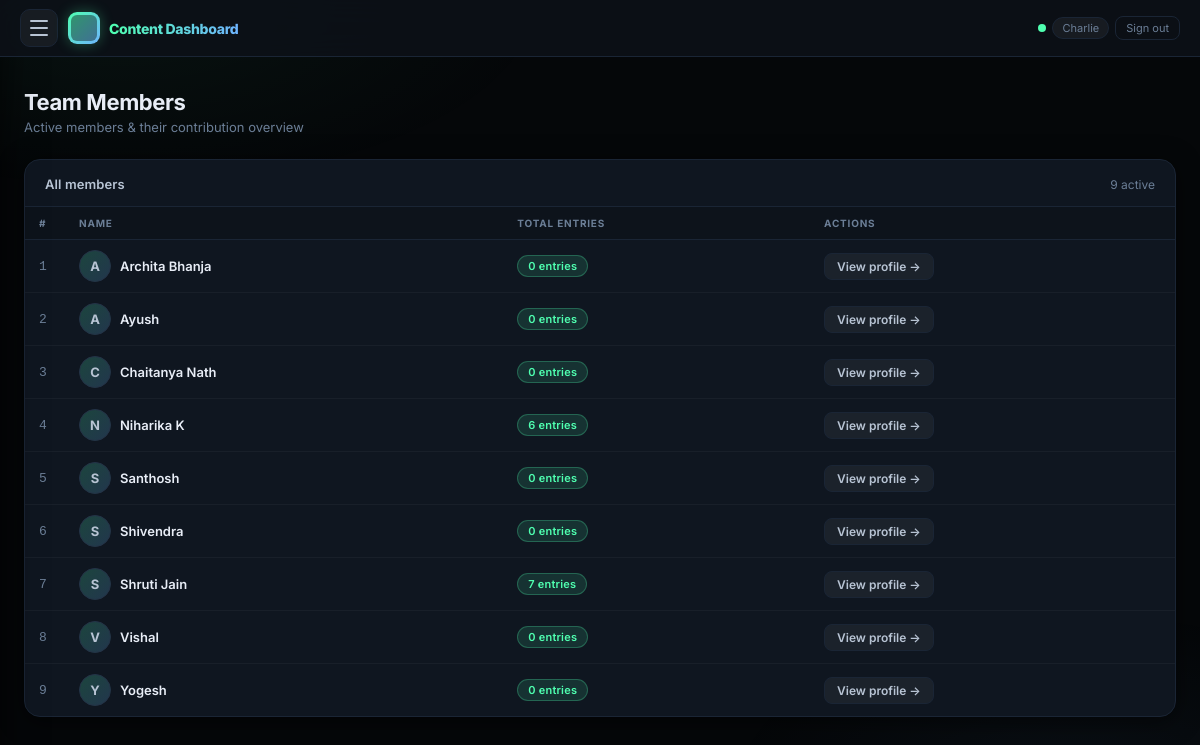
Screenshot of /members/ (signed in) with the database file from the repository.
### tracker/models.py (models this page shows, shortened)
class Member(models.Model):
    ROLE_CHOICES = [
        ('content', 'Content'),
        ('ae', 'Application Engineer'),
    ]
    display_name = models.CharField(max_length=120, unique=True)
    slack_user_id = models.CharField(max_length=64, blank=True, null=True)
    is_active = models.BooleanField(default=True)
    role = models.CharField(max_length=20, choices=ROLE_CHOICES, default='content')
    created_at = models.DateTimeField(auto_now_add=True)
    class Meta:
        ordering = ['display_name']

### tracker/views.py (the view)
# urls.py: path('members/', views.members_list, name='members_list'),
@login_required
def members_list(request):
    members = Member.objects.filter(is_active=True).annotate(
        entry_count=Count('entries', distinct=True)
    ).order_by('display_name')
    return render(request, 'tracker/members_list.html', {'members': members})

### tracker/context_processors.py (called while the page is built)
def ae_access(request):
    if not request.user.is_authenticated:
        return {'is_ae_or_admin': False}
    if request.user.is_staff or request.user.is_superuser:
        return {'is_ae_or_admin': True}
    is_ae = Member.objects.filter(
        display_name__iexact=request.user.username, role='ae', is_active=True
    ).exists()
    return {'is_ae_or_admin': is_ae}

### tracker/templates/tracker/members_list.html (shortened to what this page needs)
{% extends "tracker/base.html" %}
{% block content %}
<div class="page-head">
  <h1>Team Members</h1>
  <p>Active members &amp; their contribution overview</p>
</div>
<div class="card">
  <div class="card-head">
    <h2>All members</h2>
    <span class="meta">{{ members|length }} active</span>
  </div>
  <div class="tbl-scroll">
    <table class="tbl">
      <thead>
        <tr>
          <th scope="col">#</th>
          <th scope="col">Name</th>
          <th scope="col">Total entries</th>
          <th scope="col">Actions</th>
        </tr>
      </thead>
      <tbody>
        {% for m in members %}
        <tr>
          <td class="mono tbl-index">{{ forloop.counter }}</td>
          <td>
            <span class="member-inline">
              <span class="avatar avatar--md">{{ m.display_name|first|upper }}</span>
              <span class="member-name">{{ m.display_name }}</span>
            </span>
          </td>
          <td>
            <span class="badge badge-plan">{{ m.entry_count }} entries</span>
          </td>
          <td>
            <a href="{% url 'member_detail' m.id %}" class="btn btn-secondary btn-sm">View profile →</a>
          </td>
        </tr>
        {% endfor %}
      </tbody>
    </table>
  </div>
</div>
{% endblock %}

### tracker/templates/tracker/base.html (shortened to what this page needs)
<!DOCTYPE html>
<html lang="en">
<head>
</head>
<body>
<header class="nav">
  <div class="nav-inner">
    <button type="button" class="nav-burger" id="nav-burger-btn" aria-label="Open menu" aria-expanded="false" aria-controls="nav-drawer">
      <span></span><span></span><span></span>
    </button>
    <div class="nav-brand">
      <div class="nav-logo"></div>
      <span class="nav-title">Content Dashboard</span>
    </div>
    <div class="nav-right">
      <div class="pulse-dot" title="Live"></div>
      {% if user.is_authenticated %}
        <span class="nav-user">{{ user.username }}</span>
        <a href="{% url 'logout' %}" class="nav-logout">Sign out</a>
      {% else %}
        <a href="{% url 'login' %}" class="nav-logout">Sign in</a>
      {% endif %}
    </div>
  </div>
</header>
<div class="page">
  {% block content %}{% endblock %}
</div>
</body>
</html>

### rows the page displays
Member: display_name|first "A", display_name "Archita Bhanja", entry_count "0"
Member: display_name|first "A", display_name "Ayush", entry_count "0"
Member: display_name|first "C", display_name "Chaitanya Nath", entry_count "0"
Member: display_name|first "N", display_name "Niharika K", entry_count "6"
Member: display_name|first "S", display_name "Santhosh", entry_count "0"
Member: display_name|first "S", display_name "Shivendra", entry_count "0"
Member: display_name|first "S", display_name "Shruti Jain", entry_count "7"
Member: display_name|first "V", display_name "Vishal", entry_count "0"
Member: display_name|first "Y", display_name "Yogesh", entry_count "0"

### other values shown
{{ user.username }} "Charlie"
{{ members|length }} "9"
